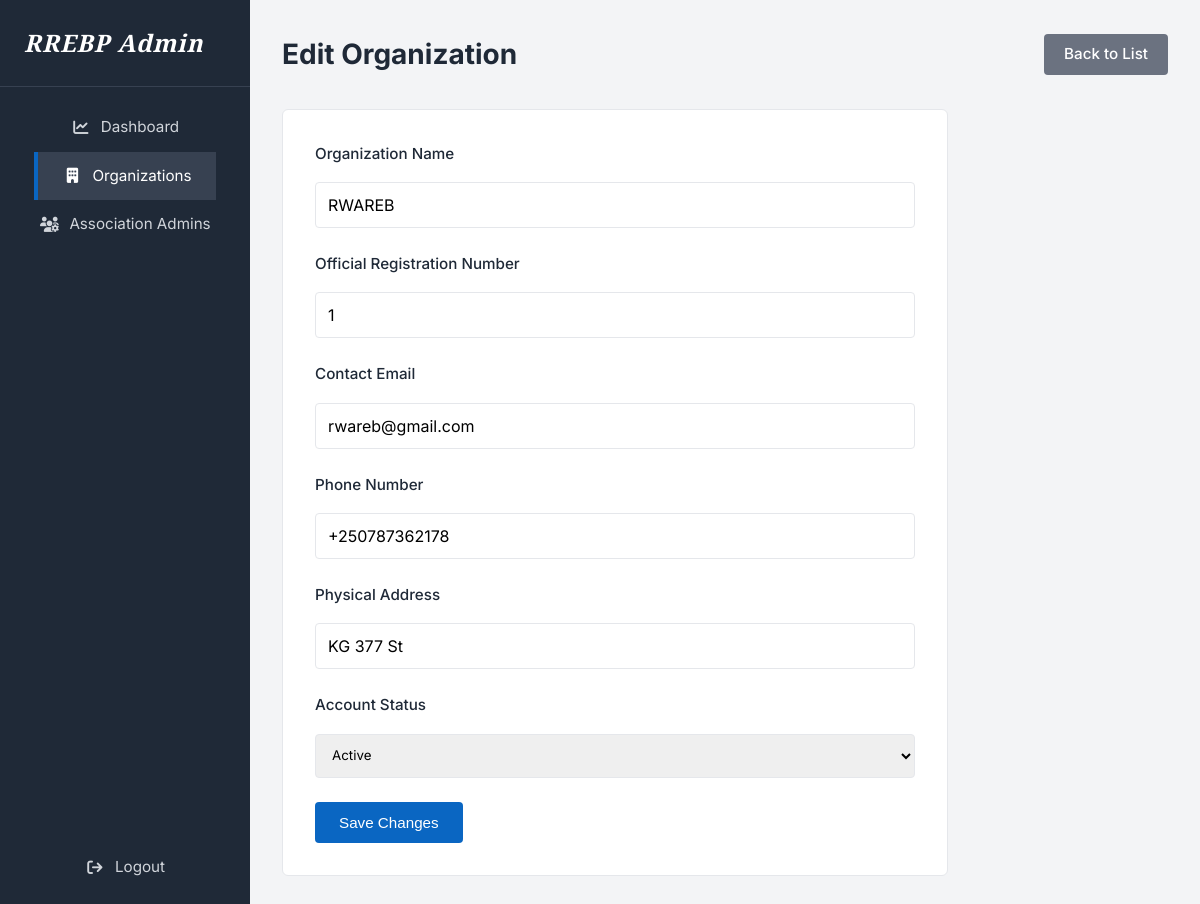
The app's page /spdash/organizations/1cf42f35-a5dd-42f0-9490-40e904b7293e/edit (signed in) with its own data.
### models.py (models this page shows)
class Organization(db.Model):
    __tablename__ = 'organizations'
    id = db.Column(db.String(36), primary_key=True, default=generate_uuid)
    name = db.Column(db.String(150), unique=True, nullable=False)
    registration_number = db.Column(db.String(100), unique=True, nullable=False)
    email = db.Column(db.String(150), nullable=False)
    phone = db.Column(db.String(30), nullable=False)
    address = db.Column(db.Text, nullable=True)
    status = db.Column(db.String(20), default='Active')  # 'Active' or 'Suspended'
    created_by = db.Column(db.String(36), db.ForeignKey('super_admins.id'), nullable=False)
    created_at = db.Column(db.DateTime, default=datetime.utcnow)
    updated_at = db.Column(db.DateTime, default=datetime.utcnow, onupdate=datetime.utcnow)
    admins = db.relationship('AssociationAdmin', backref='organization', lazy=True)

### superadmin.py (the view, shortened to what this page needs)
@superadmin.route('/spdash/organizations/<org_id>/edit', methods=['GET', 'POST'])
@login_required
def edit_organization(org_id):
    org = Organization.query.get_or_404(org_id)
    return render_template("sp_org_form.html", org=org)

### superadmin.py (called while the page is built)
def login_required(f):
    @wraps(f)
    def decorated_function(*args, **kwargs):
        if 'superadmin_id' not in session:
            return redirect(url_for('superadmin.login'))
        return f(*args, **kwargs)
    return decorated_function

### templates/sp_org_form.html (shortened to what this page needs)
{% extends "sp_base.html" %}
{% block content %}
<div class="admin-header">
    <h1>{{ 'Edit Organization' if org else 'Register New Organization' }}</h1>
    <a href="{{ url_for('superadmin.organizations') }}" class="btn-primary" style="background-color: #6B7280;">Back to List</a>
</div>
<div class="form-card">
    <form action="{{ url_for('superadmin.edit_organization', org_id=org.id) if org else url_for('superadmin.new_organization') }}" method="POST">
        <div class="form-group">
            <label for="name">Organization Name</label>
            <input type="text" id="name" name="name" value="{{ org.name if org else '' }}" required>
        </div>
        <div class="form-group">
            <label for="registration_number">Official Registration Number</label>
            <input type="text" id="registration_number" name="registration_number" value="{{ org.registration_number if org else '' }}" required>
        </div>
        <div class="form-group">
            <label for="email">Contact Email</label>
            <input type="email" id="email" name="email" value="{{ org.email if org else '' }}" required>
        </div>
        <div class="form-group">
            <label for="phone">Phone Number</label>
            <input type="text" id="phone" name="phone" value="{{ org.phone if org else '' }}" required>
        </div>
        <div class="form-group">
            <label for="address">Physical Address</label>
            <input type="text" id="address" name="address" value="{{ org.address if org else '' }}">
        </div>
        {% if org %}
        <div class="form-group">
            <label for="status">Account Status</label>
            <select id="status" name="status">
                <option value="Active" {% if org.status == 'Active' %}selected{% endif %}>Active</option>
            </select>
        </div>
        {% endif %}
        <button type="submit" class="btn-primary" style="padding: 0.75rem 1.5rem;">
            {{ 'Save Changes' if org else 'Register Organization' }}
        </button>
    </form>
</div>
{% endblock %}

### static/css/style.css (style rules this page uses)
:root { --bg-white: #FFFFFF; --text-dark: #1F2937; --text-muted: #6B7280; --border-grey: #E5E7EB; --hover-grey: #F3F4F6; --btn-blue: #0A66C2; --btn-blue-hover: #004182; --footer-bg: #2f426b; }
body { font-family: 'Inter', sans-serif; background-color: var(--bg-white); color: var(--text-dark); margin: 0; padding: 0; line-height: 1.6; display: flex; flex-direction: column; min-height: 100vh; }
.btn-primary { background-color: var(--btn-blue); color: var(--bg-white); padding: 0.5rem 1.25rem; border-radius: 4px; text-decoration: none; font-weight: 500; font-size: 0.95rem; transition: background-color 0.2s; border: none; cursor: pointer; }
.form-group { display: flex; flex-direction: column; gap: 0.5rem; }
.form-group label { font-weight: 600; color: var(--text-dark); font-size: 0.95rem; }
.form-group input { padding: 0.75rem; border: 1px solid var(--border-grey); border-radius: 4px; font-size: 1rem; font-family: 'Inter', sans-serif; transition: border-color 0.2s, box-shadow 0.2s; }

### static/css/admin_style.css (style rules this page uses)
.admin-header { display: flex; justify-content: space-between; align-items: center; margin-bottom: 2rem; }
.admin-header h1 { margin: 0; font-size: 1.75rem; color: var(--text-dark); }

### templates/sp_org_form.html (style rules this page uses)
.form-card { background-color: var(--bg-white); padding: 2rem; border-radius: 6px; border: 1px solid var(--border-grey); max-width: 600px; }
.form-group { margin-bottom: 1.5rem; display: flex; flex-direction: column; }
.form-group label { font-weight: 500; margin-bottom: 0.5rem; color: var(--text-dark); }
.form-group input, .form-group select { padding: 0.75rem; border: 1px solid var(--border-grey); border-radius: 4px; font-family: 'Inter', sans-serif; }

### records on screen
Organization: name "RWAREB", registration_number "1", email "rwareb@gmail.com", phone "+250787362178", address "KG 377 St", status "Active"

### other values on screen
{{ 'Edit Organization' if org else 'Register New Organization' }} "Edit Organization"
{{ 'Save Changes' if org else 'Register Organization' }} "Save Changes"
